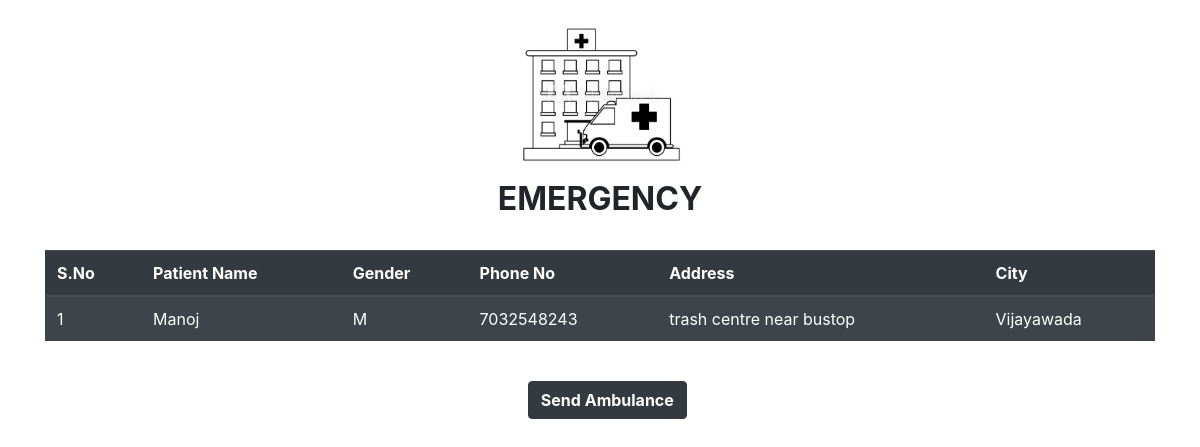
/vc/1/callambulance (signed in), run on the app's committed database.
### C19V/models.py (models this page shows, shortened)
class VaccinatedPerson(models.Model):
    GENDER_CHOICES = (('M','Male'),('F','Female'))
    user = models.OneToOneField(User,on_delete=CASCADE)
    name = models.CharField(max_length=50,null=True)
    gender = models.CharField(max_length=1,choices=GENDER_CHOICES,null=True)
    dob = models.DateField(null=True)
    phone_no =models.CharField(max_length=10,null=True)
    address = models.TextField(max_length=128,null=True)
    city = models.CharField(max_length=50,null=True)
    state = models.CharField(max_length=50,null=True)
    date_created = models.DateTimeField(auto_now_add=True)
    centre = models.CharField(max_length=50,null=True)

### C19V/views.py (the view)
# urls.py: path('vc/<str:pk>/callambulance',views.call,name='call_ambulance'),                         # to view critical patients
@decorators.VC_required(login_url='loginvc')
def call(request,pk):
    centre =  models.TestCentre.objects.get(id=pk)
    patients = models.VaccinatedPerson.objects.filter(centre=centre.name)
    serious = []                                  # to store list of patients whose status is bad and vaccinated in that centre
    for i in patients:
        stat = models.Status.objects.filter(person=i).last()
        if stat != None and stat.status == 'Bad':
            serious.append(i)
    context = {'patients':serious}
    return render(request,'callambulance.html',context)

### C19V/templates/callambulance.html
{% load static %}
<link rel="stylesheet" href="https://maxcdn.bootstrapcdn.com/bootstrap/4.5.2/css/bootstrap.min.css">
<div class="container">
    <img src="{% static '/images/amb1.jpg' %}" class="rounded" style="margin-left: 42%;" alt="Ambulance" width="180" height="180">
    <h2 style="text-align: center;"><b>EMERGENCY</b></h2><br>
    <table class="table table-dark table-striped">
    <tbody>
        <thead>
            <tr>
                <th>S.No</th>
                <th>Patient Name</th>
                <th>Gender</th>
                <th>Phone No</th>
                <th>Address</th>
                <th>City</th>
            </tr>
        </thead>
    {% for pat in patients %}
    <tr>
        <td>{{forloop.counter}}</td>
        <td>{{pat.name}}</td>
        <td>{{pat.gender}}</td>
        <td>{{pat.phone_no}}</td>
        <td>{{pat.address}}</td>
        <td>{{pat.city}}</td>
    </tr>
    {% endfor %}
    </tbody>
</table>
    <br>
    <button type="button" class="btn btn-dark" style="margin-left: 43.5%;"><b>Send Ambulance</b></button>
</div>

### data on the page
VaccinatedPerson: name "Manoj", gender "M", phone_no "7032548243", address "trash centre near bustop", city "Vijayawada"
